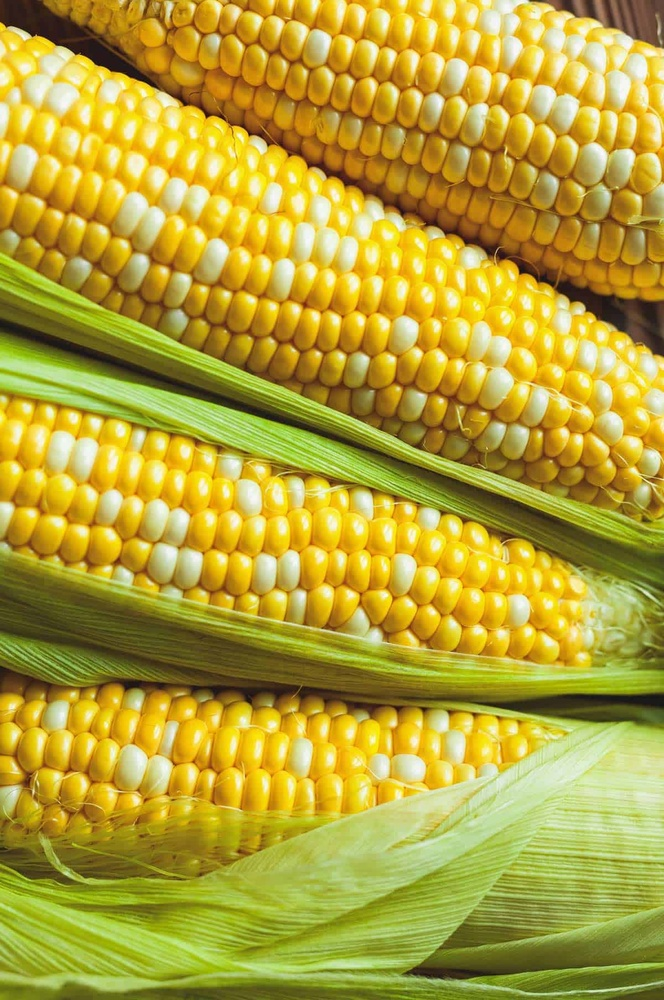
#> input picture basic/images/mains.jpg, 664 x 1000 px, shrunk from 1200 x 1808 before the run, found by its file name
$ python filter_pil.py
#> lines starting #> are read from the running program, lines starting #| are printed output that depends on the picture
#!/usr/bin/env python3
# -*- coding: utf-8 -*-
"""
Created on Wed Jan  3 17:35:43 2024

@author: mehmetakkan
"""

import matplotlib.pyplot as plt
from PIL import Image, ImageFilter

image = Image.open("/Users/mehmetakkan/Desktop/my_work/image_processing/images/mains.jpg")
#> image is the input picture: PIL image 664x1000 RGB; mean R, G, B 181.2, 163.3, 55.1

# Convert image to grayscale
image = image.convert("L")
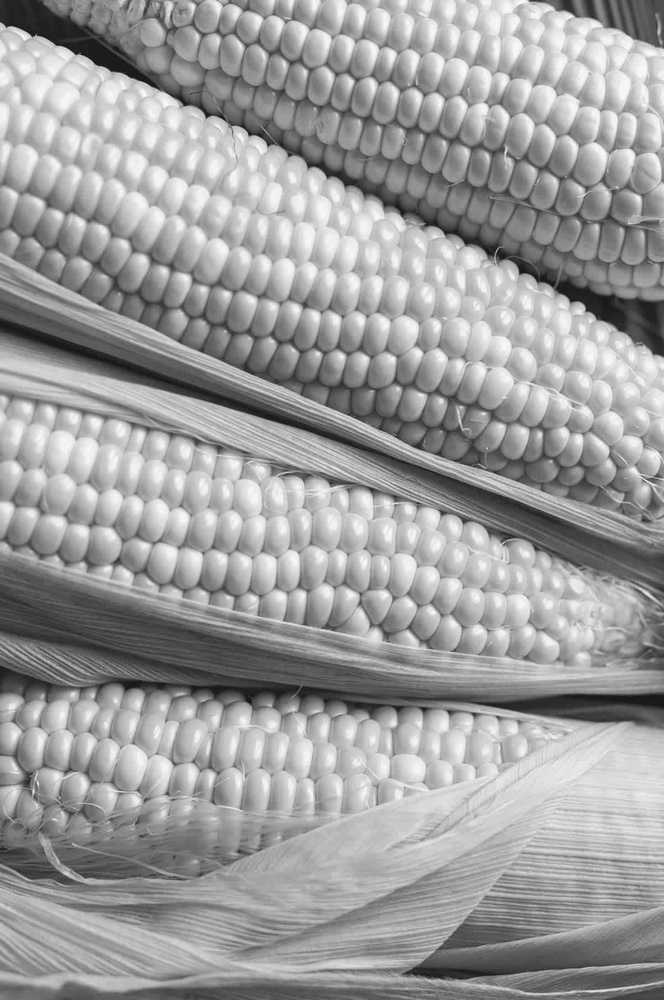
#> image: PIL image 664x1000 L; min 11, max 252, mean 156.3

# Apply edge detection filter to the image
image = image.filter(ImageFilter.FIND_EDGES)
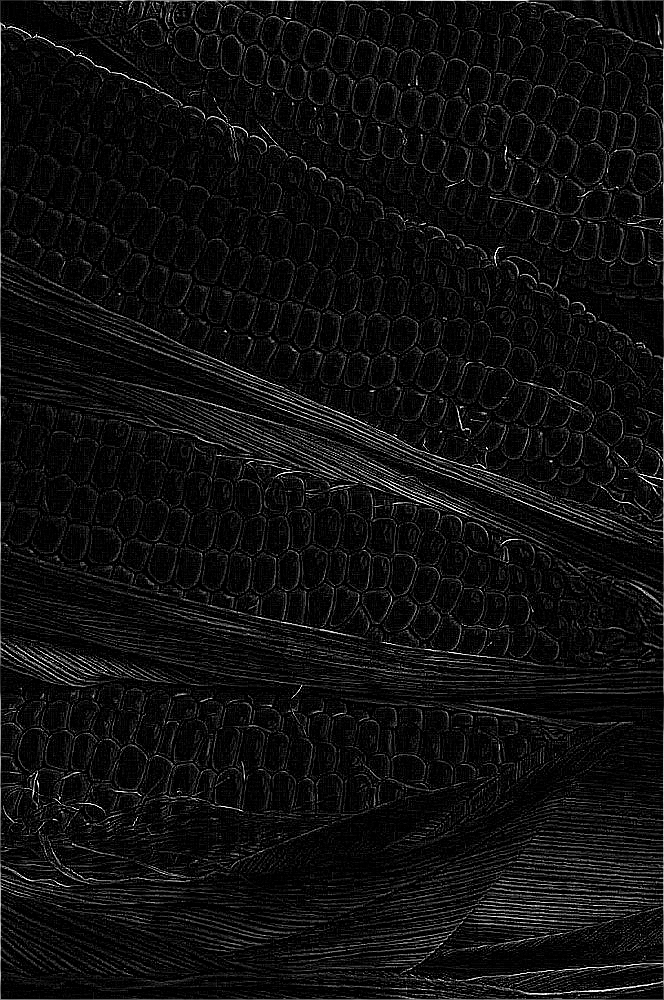
#> image: PIL image 664x1000 L; min 0, max 255, mean 15.6

# Visualize the image with matplotlib library
plt.imshow(image, cmap="gray")


# Bu noktada görüntü ekrana çizilmiş olacak, ancak ekranda göstermek için
plt.show() #fonksiyonunu kullanmak daha iyi bir uygulama olabilir.
